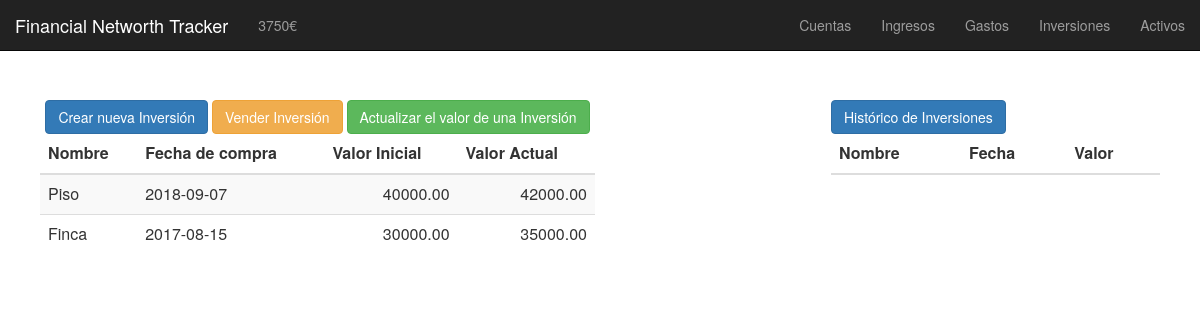
/inversiones.php, run on the app's committed database.
### tables this page shows
CREATE TABLE inversiones (
	id INT PRIMARY KEY AUTO_INCREMENT,
    nombre VARCHAR(30),
    valor_inicial DECIMAL(8,2),
    valor_actual DECIMAL(8,2),
    valor_venta DECIMAL(8,2),
    fecha_compra DATE,
    fecha_valor_actual DATE,
    fecha_venta DATE,
    vendida BOOLEAN
);

### modals/vender_inversion.php (the view, shortened to what this page needs)
<button type="button" class="btn btn-warning separar" data-toggle="modal" data-target="#modal_vender">
  Vender Inversión
</button>

### functions/inversiones/mostrar_inversiones.php
<table class="table table-striped">
    <thead>
    <tr>
        <th>Nombre</th>
        <th>Fecha de compra</th>
        <th>Valor Inicial</th>
        <th>Valor Actual</th>
    </tr>
    </thead>
<?php
$res = mysql_query("SELECT * FROM inversiones WHERE vendida LIKE 0 ORDER BY nombre DESC")
or die(mysql_error());
while($row = mysql_fetch_array( $res )) {?>
    <tr>
        <td><?php echo $row['nombre'];?></td>
        <td><?php echo $row['fecha_compra'];?></td>
        <td style="text-align:right;"><?php echo $row['valor_inicial'];?></td>
        <td style="text-align:right;"><?php echo $row['valor_actual'];?></td>
    </tr>
<?php } ?>
</table>

### data on the page
inversiones: nombre "Piso", fecha_compra "2018-09-07", valor_inicial "40000.00", valor_actual "42000.00"
inversiones: nombre "Finca", fecha_compra "2017-08-15", valor_inicial "30000.00", valor_actual "35000.00"

### other printed values
$patrimonio "3750"
